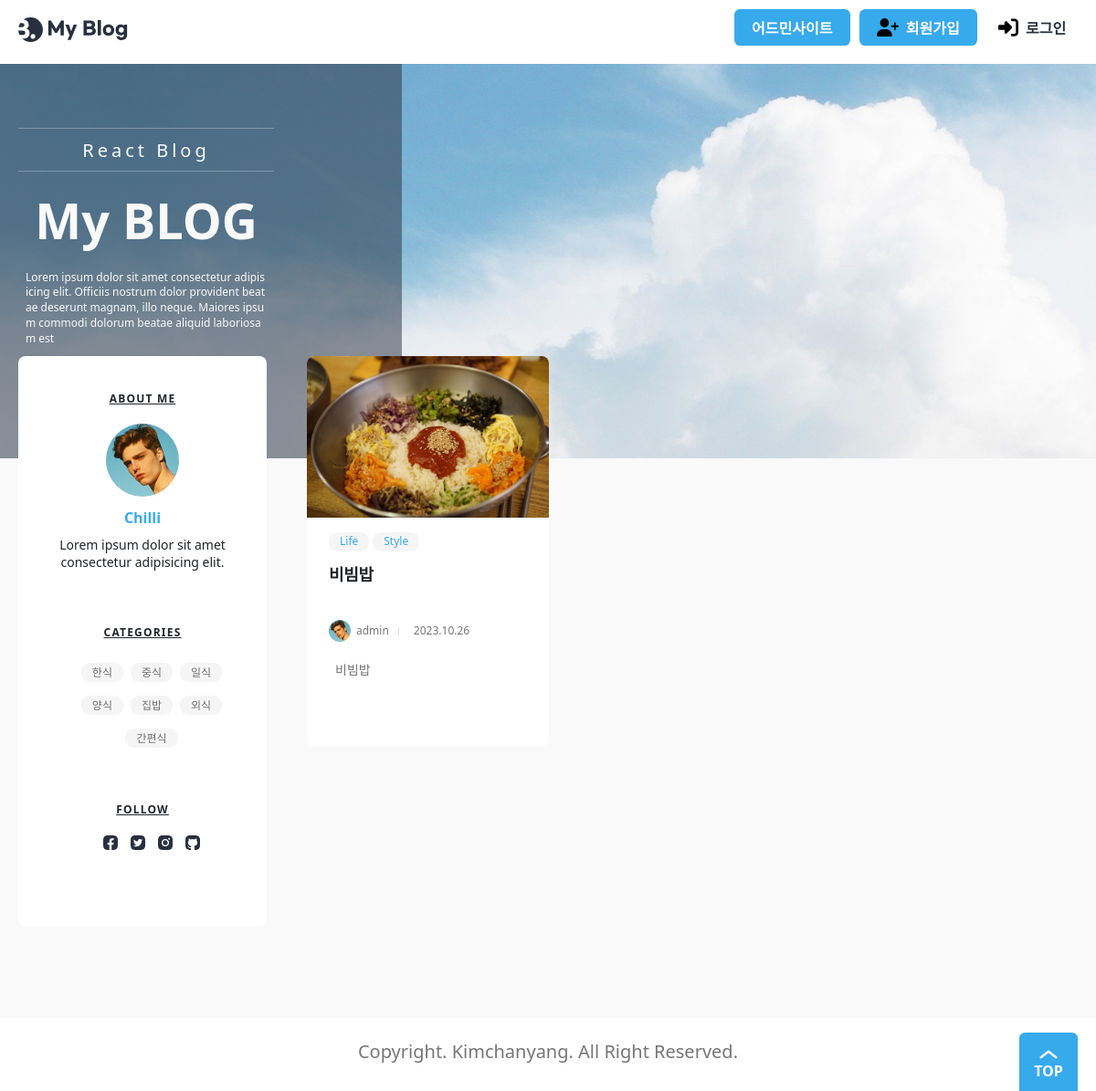
Screenshot of /blog/ with the database file from the repository.
### blog/models.py (models this page shows, shortened)
class Post(models.Model):
    title = models.CharField(_("제목"), max_length=50)
    content = models.TextField(_("내용"))
    head_image = models.ImageField(
        _("메인 이미지"), upload_to="blog/images/%Y/%m/%d/", blank=True
    )
    file_upload = models.FileField(
        _("파일"), upload_to="blog/files/%Y/%m/%d/", blank=True
    )
    created_at = models.DateTimeField(_("작성일자"), auto_now_add=True)
    updated_at = models.DateTimeField(_("수정일자"), auto_now=True)
    author = models.ForeignKey(User, on_delete=models.CASCADE, verbose_name="작성자")
    tags = models.ManyToManyField("Tag", blank=True, verbose_name="태그")
    view_count = models.PositiveIntegerField(verbose_name="조회수", default=0)
    likes_count = models.PositiveIntegerField(verbose_name="좋아요", default=0)

### blog/views.py (the view)
class PostList(ListView):
    model = Post
    ordering = "-pk"

### templates/blog/post_list.html (shortened to what this page needs)
{% extends "base.html" %}
{% block main %}
{% load static %}
<div class="banner">
    <div class="max-width">
        <div class="banner-contents">
            <p class="sub-text">React Blog</p>
            <p class="main-text">My BLOG</p>
            <p class="description">
                Lorem ipsum dolor sit amet consectetur adipisicing elit. Officiis nostrum dolor provident beatae
                deserunt magnam, illo neque. Maiores ipsum commodi dolorum beatae aliquid laboriosam est
            </p>
        </div>
    </div>
</div>
<main>
    <div class="max-width">
        <ul class="posts">
            {% for post in object_list %}
            <li>
                <a href="{% url 'post_detail' post.id %}" class="post">
                    <article>
                        <img src="{{ post.head_image.url }}" alt="">
                        <div class="contents-wrap">
                            <dl class="category">
                                <dd>Life</dd>
                                <dd>Style</dd>
                            </dl>
                            <h3>{{post.title}}</h3>
                            <dl class="author-wrap">
                                <dd class="author"><img src="{% static './images/profile.jpg' %}" alt="">{{post.author}}
                                </dd>
                                <dd class="created">{{post.created_at|date:'Y.m.d'}}</dd>
                            </dl>
                            <p class="post-description">
                                {{post.content}}
                            </p>
                        </div>
                    </article>
                </a>
            </li>
            {% endfor %}
        </ul>
        <aside class="about">
            <h2>About Me</h2>
            <img src="{% static './images/profile.jpg' %}" alt="" class="user-profile">
            <p class="user-name">Chilli</p>
            <p class="user-description">Lorem ipsum dolor sit amet consectetur adipisicing elit.</p>
            <h3>Categories</h3>
            <ul class="categories">
                <li><a href="#">한식</a></li>
                <li><a href="#">중식</a></li>
                <li><a href="#">일식</a></li>
                <li><a href="#">양식</a></li>
                <li><a href="#">집밥</a></li>
                <li><a href="#">외식</a></li>
                <li><a href="#">간편식</a></li>
            </ul>
            <h3>Follow</h3>
            <ul class="sns">
                <li>
                    <a href="#">
                        <img src="{% static './assets/Facebook.svg' %}" alt="Facebook">
                    </a>
                </li>
                <li>
                    <a href="#">
                        <img src="{% static './assets/Twitter.svg' %}" alt="Twitter">
                    </a>
                </li>
                <li>
                    <a href="#">
                        <img src="{% static './assets/Instagram.svg' %}" alt="Instagram">
                    </a>
                </li>
                <li>
                    <a href="#">
                        <img src="{% static './assets/GitHub.svg' %}" alt="GitHub">
                    </a>
                </li>
            </ul>
        </aside>
    </div>
</main>
{% endblock main %}

### static/css/global.css (style rules this page uses)
:root { --main-color: rgb(55, 170, 236); --main-rgb: 55, 171, 236; --outline-border: rgb(55, 160, 236); --red-color: rgb(243, 124, 75); --red-rgb: 243, 124, 75; --black-color: #28303f; --white-color: #fff; --gray-color: #767676; --border-color: #ddd; --gray-background-light: #f9f9f9; --gray-background: #f5f5f5; --gray-text: #6f6f6f; --border-radius: 0.4em; }
h1, a, div, p, section, article, input, textarea { box-sizing: border-box; }
a { text-decoration: none; color: inherit; }
html { font-size: 10px; }
body { font-size: 1.6rem; line-height: 1.4; }
a { border-radius: 0.8rem; overflow: hidden; }
img { vertical-align: bottom; }
body { background: var(--gray-background-light); }
.max-width { width: 1224px; max-width: calc(100% - 4rem); margin: 0 auto; }

### static/css/about.css (style rules this page uses)
.about { flex-basis: calc((100% - 2.4rem * 3) / 4); flex-shrink: 0; align-self: flex-start; padding: 4rem 2.4rem 7rem; box-sizing: border-box; border-radius: var(--border-radius); background: var(--white-color); text-align: center; font-size: 2rem; }
.about h2, .about h3 { margin-bottom: 2rem; font-size: 1.2rem; font-weight: bold; text-transform: uppercase; text-decoration: underline; letter-spacing: 0.1em; }
.about h3 { margin-top: 6rem; }
.about .user-profile { width: 8rem; height: 8rem; object-fit: cover; border-radius: 50%; }
.about .user-name { color: var(--main-color); font-weight: bold; font-size: 1.6rem; margin: 1.2rem 0 0.8rem; }
.about .user-description { font-size: 1.4rem; padding: 0 0.4rem; }
.categories { display: flex; flex-wrap: wrap; align-items: center; justify-content: center; gap: 0.8rem; }
.categories li a { background: var(--gray-background); color: var(--gray-text); font-size: 1.2rem; border-radius: calc(var(--border-radius) * 2); padding: 0.2rem 1.2rem; }
.sns { display: flex; gap: 0.6rem; justify-content: center; margin-top: -0.4rem; }
.sns a { display: block; padding: 0.4rem; line-height: 1; }
.sns img { width: 1.6rem; display: block; }

### static/css/banner.css (style rules this page uses)
.banner { position: relative; background: url(../assets/background.jpg) no-repeat 50% 50% / cover; height: 27em; margin-bottom: -7em; }
.banner-contents { width: 28rem; padding: 7rem 0 14.5rem; text-align: center; color: var(--gray-background-light); }
.banner-contents::before { content: ""; display: block; position: absolute; top: 0; left: 0; width: calc((100% - 1224px) / 2 + 44rem); height: 100%; background: rgba(40, 48, 63, 0.5); }
.banner-contents > * { position: relative; }
.banner-contents .sub-text { border: 1px solid rgba(249, 249, 249, 0.3); border-width: 1px 0; padding: 1rem 0 0.8rem; font-size: 2rem; letter-spacing: 0.2em; }
.banner .main-text { font-weight: bold; font-size: 5.4rem; margin: 1.6rem 0; }
.description { font-size: 1.2rem; text-align: left; word-break: break-all; padding: 0 0.8rem; }
@media (max-width: 1280px) { .banner-contents::before { width: 44rem; } }

### static/css/category.css (style rules this page uses)
.category { display: flex; flex-wrap: wrap; color: var(--main-color); }
.category dd { margin-right: 0.4rem; padding: 0.2rem 1.2rem; border-radius: calc(var(--border-radius) * 2); background: var(--gray-background); font-size: 1.2rem; }

### static/css/author.css (style rules this page uses)
.author-wrap { display: flex; gap: 1rem; color: #767676; font-size: 1.2rem; }
.author-wrap dd { display: flex; align-items: center; gap: 0.6rem; }
.author img { width: 2em; height: 2em; border-radius: 50%; }
.created::before { content: ""; display: block; width: 1px; height: 0.8em; margin-right: 1rem; background: var(--border-color); }

### static/css/post.css (style rules this page uses)
.post { display: block; overflow: hidden; border-radius: var(--border-radius); background: var(--white-color); font-size: 2rem; }
.post article > img { width: 100%; }
.contents-wrap { padding: 1.6rem 2.4rem 2.4rem; }
.contents-wrap h3, .contents-wrap .post-description { display: -webkit-box; -webkit-box-orient: vertical; overflow: hidden; text-overflow: ellipsis; word-break: break-all; }
.contents-wrap h3 { height: calc(1.8rem * 1.4 * 2); margin: 1rem 0; font-size: 1.8rem; font-weight: bold; -webkit-line-clamp: 2; letter-spacing: -0.02em; }
.contents-wrap .post-description { height: calc(1.4rem * 1.4 * 3); margin-top: 1.6rem; color: var(--gray-color); font-size: 1.4rem; -webkit-line-clamp: 3; text-indent: 0.5em; }

### static/css/posts.css (style rules this page uses)
.posts { display: grid; grid-template-columns: repeat(3, 1fr); gap: 2.4rem; }

### static/css/main.css (style rules this page uses)
main > .max-width { display: flex; flex-direction: row-reverse; gap: 2.4rem; position: relative; }

### rows the page displays
Post: head_image (picture), title "비빔밥", author "admin", created_at "2023.10.26", content "비빔밥"
